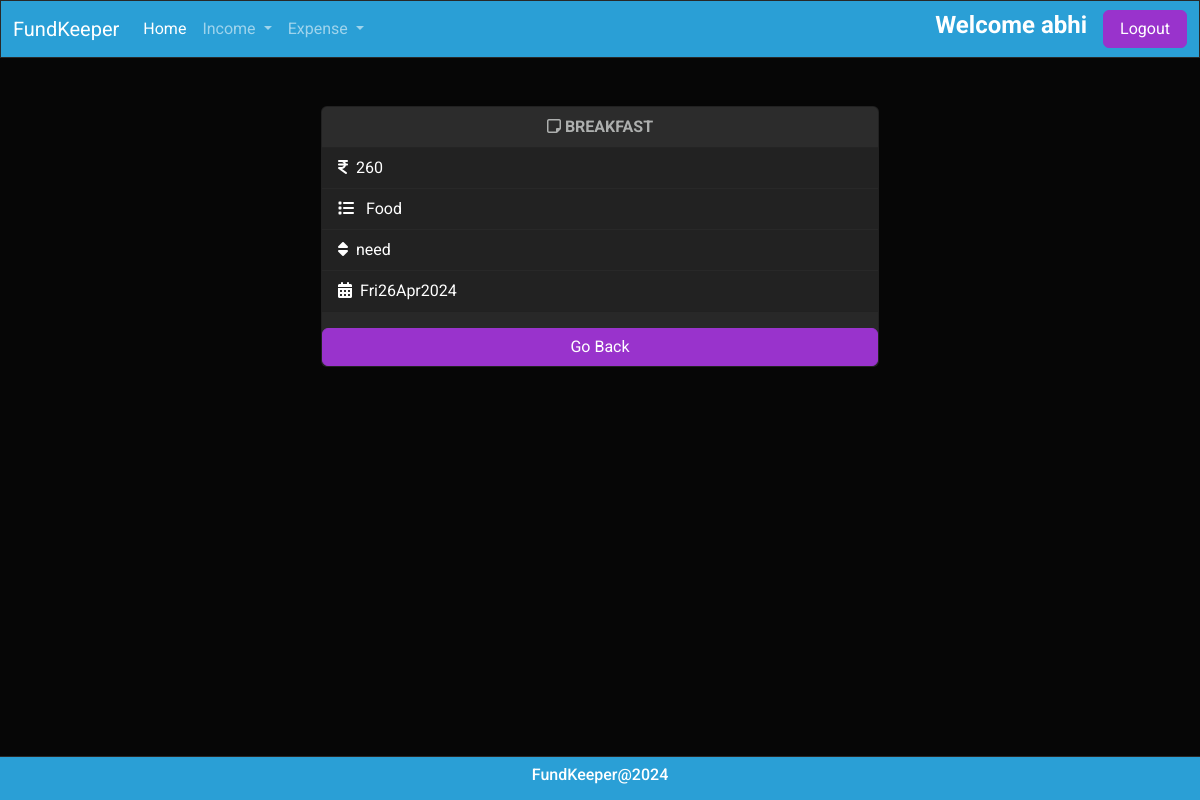
Screenshot of /expense/2/ (signed in) with the database file from the repository.
### budget/models.py (models this page shows, shortened)
class Expense(models.Model):
    title=models.CharField(max_length=200)
    amount=models.PositiveIntegerField()
    expense_categories = (
        ("Housing", "Housing"),
        ("Transportation", "Transportation"),
        ("Food", "Food"),
        ("Health", "Health"),
        ("Entertainment", "Entertainment"),
        ("DebtPayments", "Debt Payments"),
        ("PersonalCare", "Personal Care"),
        ("Education", "Education"),
        ("Savings", "Savings"),
        ("Miscellaneous", "Miscellaneous")
    )
    category=models.CharField(max_length=200,choices=expense_categories,default="Miscellaneous")
    user_object=models.ForeignKey(User,on_delete=models.CASCADE)
    created_date=models.DateTimeField(auto_now_add=True)
    priority_options=(
        ("need","need"),
        ("want","want")
    )
    priority=models.CharField(max_length=200,choices=priority_options,default="need")

### budget/views.py (the view)
# urls.py: path('expense/<int:pk>/',views.ExpenseDetailView.as_view(),name="expense-detail"),
@method_decorator(signin_required,name="dispatch")
class ExpenseDetailView(View):
    def get(self,request,*args,**kwargs):
        id=kwargs.get("pk")
        qs=Expense.objects.get(id=id)
        return render(request,"expense_detail.html",{"data":qs})

### budget/templates/expense_detail.html
{%extends 'base.html'%}
{%block main_block%}
   <div class="container d-flex justify-content-center">
        <div class="card w-50 mt-5 mb-5">
            <div class="card-header text-center fw-bold">
                <i class="fa-regular fa-note-sticky"></i> {{data.title|upper}}
            </div>
            <ul class="list-group list-group-flush">
            <li class="list-group-item"> <i class="fa-solid fa-indian-rupee-sign me-2"></i>{{data.amount}}</li>
            <li class="list-group-item"><i class="fa-solid fa-list me-2"></i> {{data.category}}</li>
            <li class="list-group-item"><i class="fa-solid fa-sort me-2"></i>{{data.priority}}</li>
            <li class="list-group-item"><i class="fa-solid fa-calendar-days me-2"></i>{{data.created_date|date:"DdMY"}}</li>
            </ul>
            <a href="{%url 'expense-add'%}" class="btn btn-info mt-3">Go Back</a>
        </div>
    </div>
{%endblock%}

### budget/templates/base.html (shortened to what this page needs)
<!DOCTYPE html>
{%load static%}
<html lang="en">
<head>
    <link rel="stylesheet" href="{%static 'css/bootstrap.min.css'%}">
    <link rel="stylesheet" href="https://cdnjs.cloudflare.com/ajax/libs/font-awesome/6.5.2/css/all.min.css" />
    <link href="https://unpkg.com/aos@2.3.1/dist/aos.css" rel="stylesheet">
</head>
<body>
    <nav class="navbar navbar-expand-lg bg-primary" data-bs-theme="dark">
        <div class="container-fluid">
          <a class="navbar-brand" href="#">FundKeeper</a>
          <div class="collapse navbar-collapse" id="navbarSupportedContent">
            <ul class="navbar-nav me-auto mb-2 mb-lg-0">
              <li class="nav-item">
                <a class="nav-link active" aria-current="page" href="{%url 'dashboard'%}">Home</a>
              </li>
              <li class="nav-item dropdown">
                <a class="nav-link dropdown-toggle" href="#" role="button" data-bs-toggle="dropdown" aria-expanded="false">
                  Income
                </a>
              </li>
              <li class="nav-item dropdown">
                <a class="nav-link dropdown-toggle" href="#" role="button" data-bs-toggle="dropdown" aria-expanded="false">
                  Expense
                </a>
              </li>
            </ul>
            <h5 class="fw-bold me-3">Welcome {{request.user}}</h5>
            <a href="{%url 'signout'%}" class="btn btn-info">Logout</a>
          </div>
        </div>
      </nav>
    {%block main_block%}
    {%endblock%}
    <nav class="navbar fixed-bottom bg-primary" data-bs-theme="dark">
      <div class="container-fluid d-flex justify-content-center align-items-center">
        <h6>FundKeeper@2024</h6>
      </div>
    </nav>
</body>
</html>

### rows the page displays
Expense: title "BREAKFAST", amount "260", category "Food", priority "need", created_date "Fri26Apr2024"

### other values shown
{{ request.user }} "abhi"
